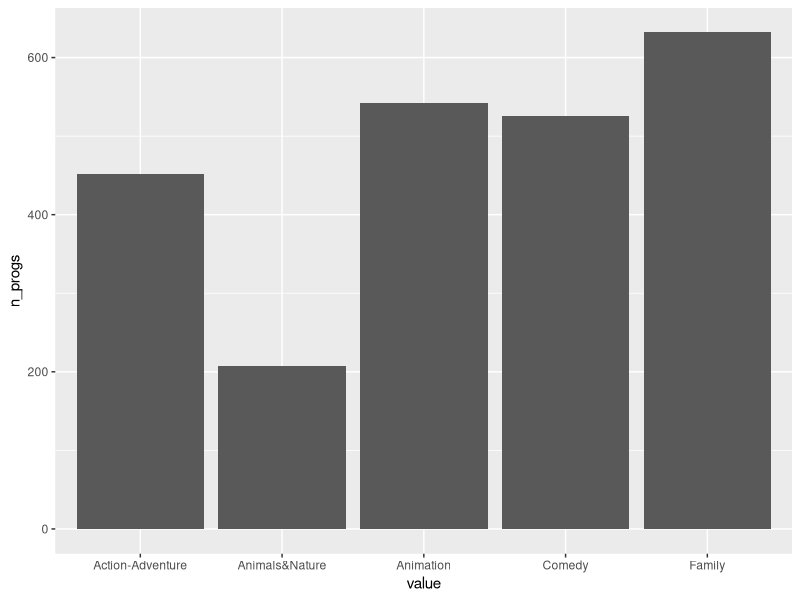
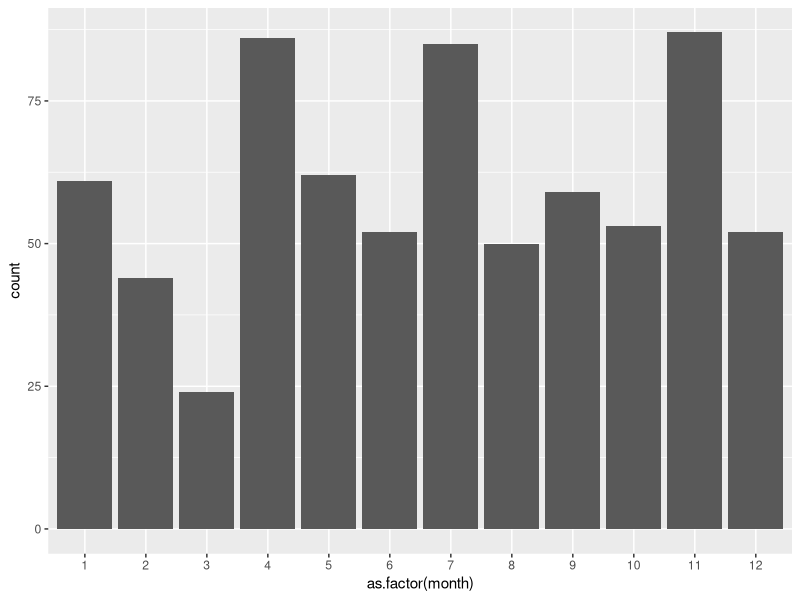

Reproduce these figures in R, in order.
#Final Exam Answers

library(tidyverse)
library(lubridate)

d <- read.csv("data/disney_plus.csv")


head(d)

####QUESTION 1####
genre <- d %>% select(genre1, genre2, genre3) %>% 
  pivot_longer(cols = 1:3, names_to = "genre number") %>% 
  group_by(value) %>% 
  summarize(n = n()) %>% 
  arrange(desc(n)) %>% 
  drop_na()


genre2 <- d %>% select(genre1, genre2, genre3) %>% 
  pivot_longer(cols = 1:3, names_to = "genre number")

#some genres have extra space happening
for(i in 1:length(genre2$value)){
  genre2$value[i] <- gsub(" ", "", genre2$value[i], )
}

genre2 <- genre2 %>% group_by(value) %>% 
  summarize(n_progs = n())  %>% 
  arrange(desc(n_progs)) %>% 
  drop_na() %>% 
  slice_max(n_progs, n = 5)

#correct answer
ggplot(data = genre2, 
       aes(x = value, y = n_progs)) +
  geom_col()


####QUESTION 2####
d$date_added <- as.Date(d$date_added, format = "%m/%d/%Y")
q2 <- d %>% filter(date_added > as.Date("2019-11-12"))
q2$month <- month(q2$date_added)

ggplot(data = q2, aes(x = as.factor(month))) +
  geom_bar()
